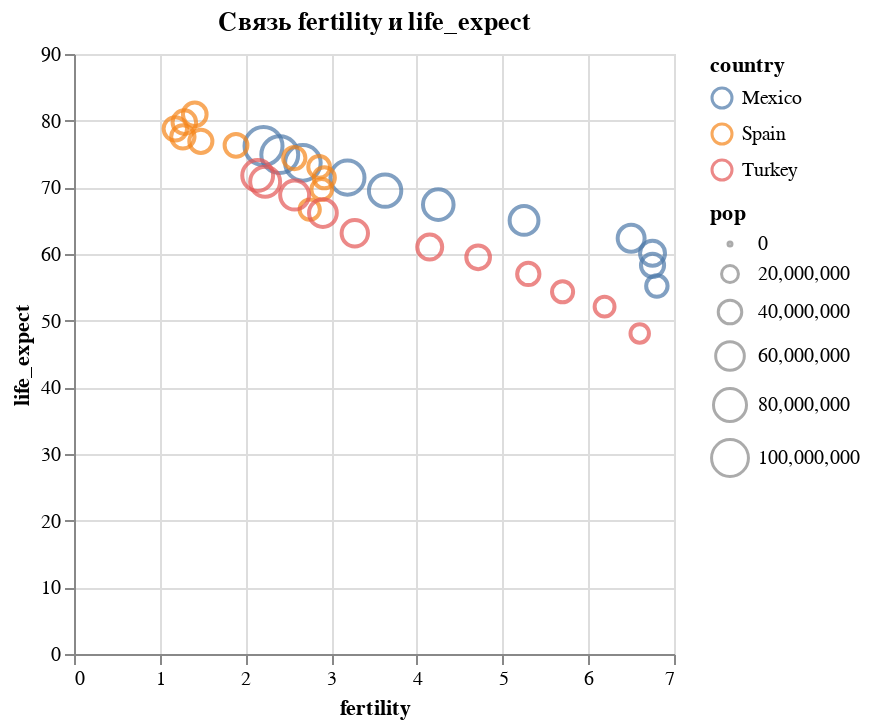

The code cell stored with this chart in its notebook:
### Code cell
alt.Chart(data).mark_point().encode(
    x='fertility:Q',
    y='life_expect:Q',
    color='country:N',
    size='pop:Q',
    tooltip=['country:N', 'fertility:Q', 'life_expect:Q', 'pop:Q']
).properties(
    title='Связь fertility и life_expect'
)

### Figure 1 — Vega-Lite specification as saved in the notebook (floating-point values rounded to 4 significant figures)
{"config": {"view": {"continuousWidth": 300, "continuousHeight": 300}}, "data": {"name": "data-cc64a392a79658122b2d2b6f078d3026"}, "mark": {"type": "point"}, "encoding": {"color": {"field": "country", "type": "nominal"}, "size": {"field": "pop", "type": "quantitative"}, "tooltip": [{"field": "country", "type": "nominal"}, {"field": "fertility", "type": "quantitative"}, {"field": "life_expect", "type": "quantitative"}, {"field": "pop", "type": "quantitative"}], "x": {"field": "fertility", "type": "quantitative"}, "y": {"field": "life_expect", "type": "quantitative"}}, "title": "Связь fertility и life_expect", "$schema": "https://vega.github.io/schema/vega-lite/v5.20.1.json", "datasets": {"data-cc64a392a79658122b2d2b6f078d3026": [{"year": 1955, "country": "Mexico", "cluster": 3, "pop": 32929914, "life_expect": 55.19, "fertility": 6.8}, {"year": 1960, "country": "Mexico", "cluster": 3, "pop": 38578505, "life_expect": 58.3, "fertility": 6.75}, {"year": 1965, "country": "Mexico", "cluster": 3, "pop": 45142399, "life_expect": 60.11, "fertility": 6.75}, {"year": 1970, "country": "Mexico", "cluster": 3, "pop": 52775158, "life_expect": 62.36, "fertility": 6.5}, {"year": 1975, "country": "Mexico", "cluster": 3, "pop": 60678045, "life_expect": 65.03, "fertility": 5.25}, {"year": 1980, "country": "Mexico", "cluster": 3, "pop": 68347479, "life_expect": 67.41, "fertility": 4.25}, {"year": 1985, "country": "Mexico", "cluster": 3, "pop": 76767225, "life_expect": 69.5, "fertility": 3.63}, {"year": 1990, "country": "Mexico", "cluster": 3, "pop": 84913652, "life_expect": 71.45, "fertility": 3.191}, {"year": 1995, "country": "Mexico", "cluster": 3, "pop": 92880353, "life_expect": 73.67, "fertility": 2.671}, {"year": 2000, "country": "Mexico", "cluster": 3, "pop": 99926620, "life_expect": 74.9, "fertility": 2.401}, {"year": 2005, "country": "Mexico", "cluster": 3, "pop": 106202903, "life_expect": 76.19, "fertility": 2.211}, {"year": 1955, "country": "Spain", "cluster": 1, "pop": 29318745, "life_expect": 66.66, "fertility": 2.75}, {"year": 1960, "country": "Spain", "cluster": 1, "pop": 30641187, "life_expect": 69.69, "fertility": 2.89}, {"year": 1965, "country": "Spain", "cluster": 1, "pop": 32084511, "life_expect": 71.44, "fertility": 2.92}, {"year": 1970, "country": "Spain", "cluster": 1, "pop": 33876479, "life_expect": 73.06, "fertility": 2.86}, {"year": 1975, "country": "Spain", "cluster": 1, "pop": 35563535, "life_expect": 74.39, "fertility": 2.57}, {"year": 1980, "country": "Spain", "cluster": 1, "pop": 37488360, "life_expect": 76.3, "fertility": 1.89}, {"year": 1985, "country": "Spain", "cluster": 1, "pop": 38534853, "life_expect": 76.9, "fertility": 1.48}, {"year": 1990, "country": "Spain", "cluster": 1, "pop": 39350769, "life_expect": 77.57, "fertility": 1.27}, {"year": 1995, "country": "Spain", "cluster": 1, "pop": 39749715, "life_expect": 78.77, "fertility": 1.182}, {"year": 2000, "country": "Spain", "cluster": 1, "pop": 40016081, "life_expect": 79.78, "fertility": 1.287}, {"year": 2005, "country": "Spain", "cluster": 1, "pop": 40341462, "life_expect": 80.94, "fertility": 1.409}, {"year": 1955, "country": "Turkey", "cluster": 1, "pop": 24144571, "life_expect": 48.08, "fertility": 6.6}, {"year": 1960, "country": "Turkey", "cluster": 1, "pop": 28217122, "life_expect": 52.1, "fertility": 6.19}, {"year": 1965, "country": "Turkey", "cluster": 1, "pop": 31950718, "life_expect": 54.34, "fertility": 5.7}, {"year": 1970, "country": "Turkey", "cluster": 1, "pop": 35758382, "life_expect": 57.01, "fertility": 5.3}, {"year": 1975, "country": "Turkey", "cluster": 1, "pop": 40529798, "life_expect": 59.51, "fertility": 4.715}, {"year": 1980, "country": "Turkey", "cluster": 1, "pop": 45120802, "life_expect": 61.04, "fertility": 4.15}, {"year": 1985, "country": "Turkey", "cluster": 1, "pop": 50669003, "life_expect": 63.11, "fertility": 3.276}, {"year": 1990, "country": "Turkey", "cluster": 1, "pop": 56084632, "life_expect": 66.15, "fertility": 2.904}, {"year": 1995, "country": "Turkey", "cluster": 1, "pop": 61188984, "life_expect": 68.83, "fertility": 2.574}, {"year": 2000, "country": "Turkey", "cluster": 1, "pop": 65666677, "life_expect": 70.84, "fertility": 2.23}, {"year": 2005, "country": "Turkey", "cluster": 1, "pop": 69660559, "life_expect": 71.78, "fertility": 2.143}]}}
